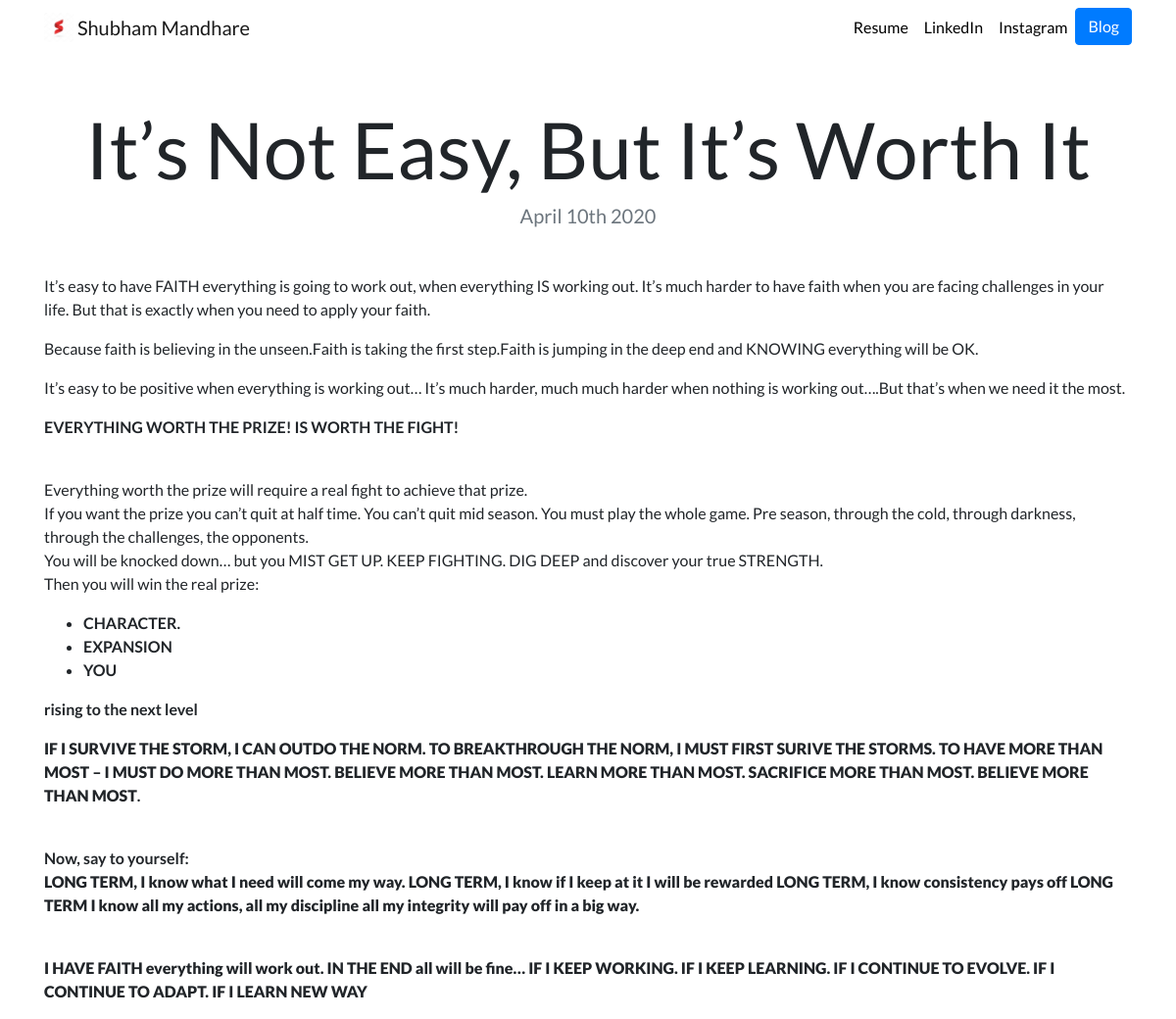
Page /blog/3/ on the committed database.
### blog/models.py (models this page shows, shortened)
class Blog(models.Model):
    title = models.CharField(max_length=200)
    description = models.TextField()
    date = models.DateField()

### blog/views.py (the view)
# urls.py: path('<int:blog_id>/',views.detail, name='detail'),
def detail(request, blog_id):
    blog = get_object_or_404(Blog, pk=blog_id)
    return render(request,'blog/detail.html',{'blog':blog})

### blog/templates/blog/detail.html
{% extends "portfolio/base.html" %}
{% load static %}
{% block content %}
<h1 class="text-center mt-5" id="blogdetailtitle">{{ blog.title }}</h1>
<h5 class="text-center text-muted mb-5">{{ blog.date|date:'F jS Y' }}</h5>
{{ blog.description|safe }}
{% endblock %}

### portfolio/static/portfolio/custom.css (style rules this page uses)
body { font-family: 'Lato', sans-serif; }
@media (min-width: 992px) { #blogdetailtitle { font-size: 5rem; } }

### rows in the picture
Blog: title "It’s Not Easy, But It’s Worth It", date "April 10th 2020", description "It’s easy to have FAITH everything is going to work out, when everything IS working out. It’s much harder to have faith when you are facing challenges in your life. But that is exactly when you need to apply your faith. Because faith is believing in the unseen.Faith is taking the first step.Faith is jumping in the deep end and KNOWING everything will be OK. It’s easy to be positive when everything is working out… It’s much harder, much much harder when nothing is working out….But that’s when we need it the most. EVERYTHING WORTH THE PRIZE! IS WORTH THE FIGHT! Everything worth the prize will require a real fight to achieve that prize. If you want the prize you can’t quit at half time. You…"
